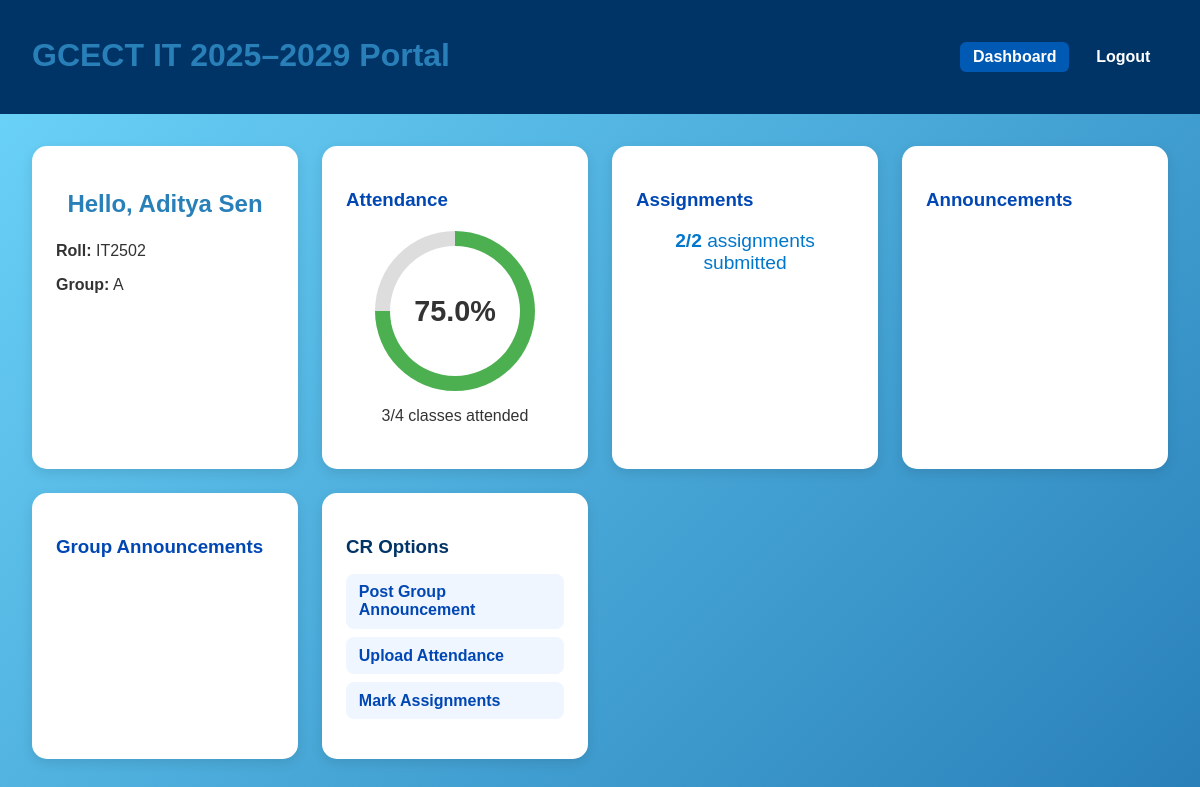
The page /dashboard_student (signed in) on the database its author committed.
### models.py (models this page shows, shortened)
class Student(db.Model):
    id = db.Column(db.Integer, primary_key=True)
    roll = db.Column(db.String(20), unique=True, nullable=False)
    name = db.Column(db.String(100), nullable=False)
    password_hash = db.Column(db.String(128))
    group = db.Column(db.String(10))
    is_cr = db.Column(db.Boolean, default=False)
    attendance_records = db.relationship('AttendanceRecord', back_populates='student', cascade='all, delete-orphan')
    submissions = db.relationship('AssignmentSubmission', back_populates='student', cascade='all, delete-orphan')

### app.py (the view)
@app.route('/dashboard_student')
def dashboard_student():
    roll = session.get('student_roll')
    if not roll:
        return redirect(url_for('login_student'))
    student = Student.query.filter_by(roll=roll).first()
    if not student:
        flash("Student not found.", "danger")
        return redirect(url_for('login_student'))
    total_classes = AttendanceRecord.query.filter_by(student_id=student.id).count()
    attended_classes = AttendanceRecord.query.filter_by(student_id=student.id, present=True).count()
    attendance_percentage = round((attended_classes / total_classes) * 100, 1) if total_classes > 0 else 0
    total_assignments = Assignment.query.count()
    completed_assignments = AssignmentSubmission.query.filter_by(student_id=student.id, status='Submitted').count()
    return render_template(
        'dashboard_student.html',
        student=student,
        attendance_percentage=attendance_percentage,
        attended_classes=attended_classes,
        total_classes=total_classes,
        completed_assignments=completed_assignments,
        total_assignments=total_assignments
    )

### templates/dashboard_student.html (shortened to what this page needs)
<!DOCTYPE html>
<html lang="en">
<head>
    <link rel="stylesheet" href="{{ url_for('static', filename='css/style.css') }}">
</head>
<body>
<header class="navbar">
    <h1>GCECT IT 2025–2029 Portal</h1>
    <nav>
        <a href="{{ url_for('dashboard_student', student_id=student.id) }}" class="active">Dashboard</a>
        <a href="{{ url_for('logout') }}">Logout</a>
    </nav>
</header>
<main class="dashboard-container">
    <section class="dashboard-card">
        <h2>Hello, {{ student.name }}</h2>
        <p><strong>Roll:</strong> {{ student.roll }}</p>
        <p><strong>Group:</strong> {{ student.group }}</p>
    </section>
    <section class="dashboard-card">
    <h3><a href="{{ url_for('attendance_view', student_id=student.id) }}">Attendance</a></h3>
    <div class="progress-circle-container">
        <div class="progress-circle" style="--percentage: {{ attendance_percentage }};">
            <div class="progress-value">{{ attendance_percentage }}%</div>
        </div>
        <p>{{ attended_classes }}/{{ total_classes }} classes attended</p>
    </div>
</section>
    <section class="dashboard-card">
    <h3><a href="{{ url_for('assignments_view') }}">Assignments</a></h3>
    <div class="assignment-summary">
        <p><strong>{{ completed_assignments }}/{{ total_assignments }}</strong> assignments submitted</p>
    </div>
</section>
    <section class="dashboard-card">
        <h3><a href="{{ url_for('announcement_view') }}">Announcements</a></h3>
    </section>
    <section class="dashboard-card">
        <h3><a href="{{ url_for('announcement_group_view', group=student.group) }}">Group Announcements</a></h3>
    </section>
    {% if student.is_cr %}
    <div class="dashboard-card">
        <h3>CR Options</h3>
        <ul>
            <li><a href="{{ url_for('announcement_group_create') }}">Post Group Announcement</a></li>
            <li><a href="{{ url_for('attendance_mark', cr_id=student.id) }}">Upload Attendance</a></li>
            <li><a href="{{ url_for('assignments_mark') }}">Mark Assignments</a></li>
        </ul>
    </div>
    {% endif %}
</main>
</body>
</html>

### static/css/style.css (style rules this page uses)
body { font-family: "Poppins", sans-serif; margin: 0; background: linear-gradient(135deg, #6dd5fa, #2980b9); color: #333; }
a { color: #0047b3; text-decoration: none; font-weight: 600; }
h1, h2 { text-align: center; color: #2980b9; margin-bottom: 1.5rem; }
.navbar { background-color: #003366; color: white; padding: 1rem 2rem; display: flex; justify-content: space-between; align-items: center; flex-wrap: wrap; }
.navbar a { color: #ffffff !important; margin: 0.3rem; padding: 0.4rem 0.8rem; border-radius: 6px; transition: background-color 0.3s ease, color 0.3s ease; }
.navbar a.active { background-color: #0059b3; }
.dashboard-container { display: grid; grid-template-columns: repeat(auto-fit, minmax(250px, 1fr)); gap: 1.5rem; padding: 2rem; }
.dashboard-card { background: #ffffff; border-radius: 15px; padding: 1.5rem; box-shadow: 0 4px 12px rgba(0,0,0,0.1); transition: transform 0.2s ease, box-shadow 0.3s ease; }
.dashboard-card h3 { color: #003366; margin-bottom: 1rem; }
.dashboard-card ul { list-style: none; padding-left: 0; }
.dashboard-card li { background-color: #f0f6ff; padding: 0.6rem 0.8rem; border-radius: 8px; margin-bottom: 0.5rem; }
.progress-circle-container { text-align: center; margin: 20px 0; }
.progress-circle { --size: 160px; --thickness: 15px; width: var(--size); height: var(--size); border-radius: 50%; display: inline-flex; align-items: center; justify-content: center; position: relative; background: conic-gradient( #4caf50 calc(var(--percentage) * 1%), #ddd 0 ); }
.progress-circle::before { content: ""; position: absolute; inset: calc(var(--thickness)); background: white; border-radius: 50%; }
.progress-value { position: relative; font-size: 1.8em; font-weight: bold; color: #333; }
.progress-circle { animation: fill 1s ease-out forwards; }
.assignment-summary { text-align: center; font-size: 1.2em; margin-bottom: 10px; color: #0077cc; }

### rows shown on the page
Student: name "Aditya Sen", roll "IT2502", group "A"

### other values the page prints
{{ attendance_percentage }} "75.0"
{{ attended_classes }} "3"
{{ total_classes }} "4"
{{ completed_assignments }} "2"
{{ total_assignments }} "2"
